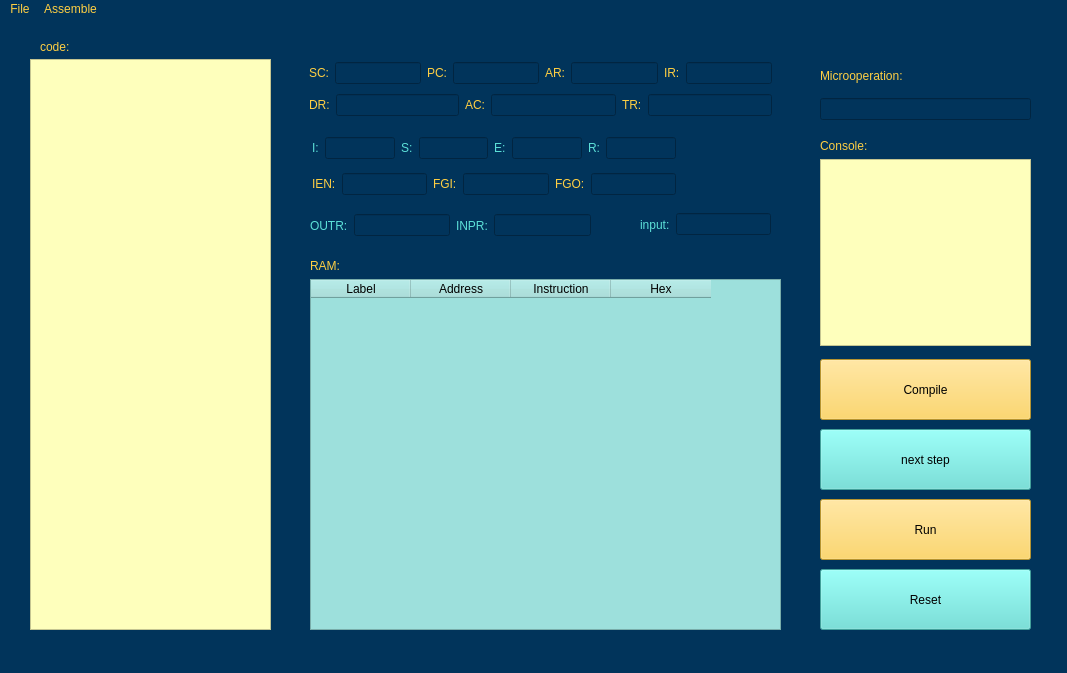
<?xml version="1.0" encoding="UTF-8"?>
<ui version="4.0">
 <class>MainWindow</class>
 <widget class="QMainWindow" name="MainWindow">
  <property name="geometry">
   <rect>
    <x>0</x>
    <y>0</y>
    <width>1067</width>
    <height>673</height>
   </rect>
  </property>
  <property name="windowTitle">
   <string>MainWindow</string>
  </property>
  <property name="styleSheet">
   <string notr="true">background-color: rgb(1, 52, 91);
font: 75 9pt &quot;MS Shell Dlg 2&quot;;
font: 75 10pt &quot;MS Shell Dlg 2&quot;;
color: rgb(255, 207, 67);
gridline-color: rgb(92, 224, 216);
border-color: rgb(92, 224, 216);</string>
  </property>
  <widget class="QWidget" name="centralwidget">
   <widget class="QTextEdit" name="code_txtedit">
    <property name="geometry">
     <rect>
      <x>30</x>
      <y>40</y>
      <width>241</width>
      <height>571</height>
     </rect>
    </property>
    <property name="styleSheet">
     <string notr="true">background-color: rgb(254, 255, 188);
color: rgb(0, 0, 0);</string>
    </property>
   </widget>
   <widget class="QFrame" name="frame">
    <property name="geometry">
     <rect>
      <x>300</x>
      <y>30</y>
      <width>481</width>
      <height>81</height>
     </rect>
    </property>
    <layout class="QVBoxLayout" name="verticalLayout">
     <item>
      <layout class="QHBoxLayout" name="horizontalLayout_5">
       <item>
        <layout class="QHBoxLayout" name="horizontalLayout_2">
         <item>
          <widget class="QLabel" name="label">
           <property name="text">
            <string>SC:</string>
           </property>
          </widget>
         </item>
         <item>
          <widget class="QLineEdit" name="SC_lineedit"/>
         </item>
        </layout>
       </item>
       <item>
        <layout class="QHBoxLayout" name="horizontalLayout">
         <item>
          <widget class="QLabel" name="label_2">
           <property name="text">
            <string>PC:</string>
           </property>
          </widget>
         </item>
         <item>
          <widget class="QLineEdit" name="PC_lineedit"/>
         </item>
        </layout>
       </item>
       <item>
        <layout class="QHBoxLayout" name="horizontalLayout_3">
         <item>
          <widget class="QLabel" name="label_3">
           <property name="text">
            <string>AR:</string>
           </property>
          </widget>
         </item>
         <item>
          <widget class="QLineEdit" name="AR_lineedit"/>
         </item>
        </layout>
       </item>
       <item>
        <layout class="QHBoxLayout" name="horizontalLayout_4">
         <item>
          <widget class="QLabel" name="label_4">
           <property name="text">
            <string>IR:</string>
           </property>
          </widget>
         </item>
         <item>
          <widget class="QLineEdit" name="IR_lineedit"/>
         </item>
        </layout>
       </item>
      </layout>
     </item>
     <item>
      <layout class="QHBoxLayout" name="horizontalLayout_9">
       <item>
        <layout class="QHBoxLayout" name="horizontalLayout_6">
         <item>
          <widget class="QLabel" name="label_5">
           <property name="text">
            <string>DR:</string>
           </property>
          </widget>
         </item>
         <item>
          <widget class="QLineEdit" name="DR_lineedit"/>
         </item>
        </layout>
       </item>
       <item>
        <layout class="QHBoxLayout" name="horizontalLayout_7">
         <item>
          <widget class="QLabel" name="label_6">
           <property name="text">
            <string>AC:</string>
           </property>
          </widget>
         </item>
         <item>
          <widget class="QLineEdit" name="AC_lineedit"/>
         </item>
        </layout>
       </item>
       <item>
        <layout class="QHBoxLayout" name="horizontalLayout_8">
         <item>
          <widget class="QLabel" name="label_7">
           <property name="text">
            <string>TR:</string>
           </property>
          </widget>
         </item>
         <item>
          <widget class="QLineEdit" name="TR_lineedit"/>
         </item>
        </layout>
       </item>
      </layout>
     </item>
    </layout>
   </widget>
   <widget class="QPushButton" name="compile_pbtn">
    <property name="geometry">
     <rect>
      <x>820</x>
      <y>340</y>
      <width>211</width>
      <height>61</height>
     </rect>
    </property>
    <property name="styleSheet">
     <string notr="true">background-color: rgb(255, 207, 67);

color: rgb(0, 0, 0);</string>
    </property>
    <property name="text">
     <string>Compile</string>
    </property>
   </widget>
   <widget class="QPushButton" name="next_pbtn">
    <property name="geometry">
     <rect>
      <x>820</x>
      <y>410</y>
      <width>211</width>
      <height>61</height>
     </rect>
    </property>
    <property name="styleSheet">
     <string notr="true">background-color: rgb(92, 224, 216);
color: rgb(0, 0, 0);
font: 75 10pt &quot;MS Shell Dlg 2&quot;;</string>
    </property>
    <property name="text">
     <string>next step</string>
    </property>
   </widget>
   <widget class="QPushButton" name="run_pbtn">
    <property name="geometry">
     <rect>
      <x>820</x>
      <y>480</y>
      <width>211</width>
      <height>61</height>
     </rect>
    </property>
    <property name="styleSheet">
     <string notr="true">background-color: rgb(255, 207, 67);
color: rgb(0, 0, 0);</string>
    </property>
    <property name="text">
     <string>Run</string>
    </property>
   </widget>
   <widget class="QPushButton" name="reset_pbtn">
    <property name="geometry">
     <rect>
      <x>820</x>
      <y>550</y>
      <width>211</width>
      <height>61</height>
     </rect>
    </property>
    <property name="styleSheet">
     <string notr="true">background-color: rgb(92, 224, 216);
color: rgb(0, 0, 0);</string>
    </property>
    <property name="text">
     <string>Reset</string>
    </property>
   </widget>
   <widget class="QLabel" name="label_21">
    <property name="geometry">
     <rect>
      <x>40</x>
      <y>20</y>
      <width>55</width>
      <height>16</height>
     </rect>
    </property>
    <property name="text">
     <string>code:</string>
    </property>
   </widget>
   <widget class="QWidget" name="layoutWidget">
    <property name="geometry">
     <rect>
      <x>310</x>
      <y>190</y>
      <width>281</width>
      <height>33</height>
     </rect>
    </property>
    <layout class="QHBoxLayout" name="horizontalLayout_23">
     <item>
      <layout class="QHBoxLayout" name="horizontalLayout_20">
       <item>
        <widget class="QLabel" name="label_16">
         <property name="styleSheet">
          <string notr="true">color: rgb(92, 224, 216);</string>
         </property>
         <property name="text">
          <string>OUTR:</string>
         </property>
        </widget>
       </item>
       <item>
        <widget class="QLineEdit" name="OUTR_lineedit"/>
       </item>
      </layout>
     </item>
     <item>
      <layout class="QHBoxLayout" name="horizontalLayout_21">
       <item>
        <widget class="QLabel" name="label_15">
         <property name="styleSheet">
          <string notr="true">color: rgb(92, 224, 216);</string>
         </property>
         <property name="text">
          <string>INPR:</string>
         </property>
        </widget>
       </item>
       <item>
        <widget class="QLineEdit" name="INPR_lineedit"/>
       </item>
      </layout>
     </item>
    </layout>
   </widget>
   <widget class="QWidget" name="layoutWidget">
    <property name="geometry">
     <rect>
      <x>312</x>
      <y>110</y>
      <width>364</width>
      <height>75</height>
     </rect>
    </property>
    <layout class="QVBoxLayout" name="verticalLayout_3">
     <item>
      <layout class="QHBoxLayout" name="horizontalLayout_14">
       <item>
        <layout class="QHBoxLayout" name="horizontalLayout_10">
         <item>
          <widget class="QLabel" name="label_8">
           <property name="styleSheet">
            <string notr="true">color: rgb(92, 224, 216);</string>
           </property>
           <property name="text">
            <string>I:</string>
           </property>
          </widget>
         </item>
         <item>
          <widget class="QLineEdit" name="I_lineedit"/>
         </item>
        </layout>
       </item>
       <item>
        <layout class="QHBoxLayout" name="horizontalLayout_11">
         <item>
          <widget class="QLabel" name="label_9">
           <property name="styleSheet">
            <string notr="true">color: rgb(92, 224, 216);</string>
           </property>
           <property name="text">
            <string>S:</string>
           </property>
          </widget>
         </item>
         <item>
          <widget class="QLineEdit" name="S_lineedit"/>
         </item>
        </layout>
       </item>
       <item>
        <layout class="QHBoxLayout" name="horizontalLayout_12">
         <item>
          <widget class="QLabel" name="label_10">
           <property name="styleSheet">
            <string notr="true">color: rgb(92, 224, 216);</string>
           </property>
           <property name="text">
            <string>E:</string>
           </property>
          </widget>
         </item>
         <item>
          <widget class="QLineEdit" name="E_lineedit"/>
         </item>
        </layout>
       </item>
       <item>
        <layout class="QHBoxLayout" name="horizontalLayout_13">
         <item>
          <widget class="QLabel" name="label_11">
           <property name="styleSheet">
            <string notr="true">color: rgb(92, 224, 216);</string>
           </property>
           <property name="text">
            <string>R:</string>
           </property>
          </widget>
         </item>
         <item>
          <widget class="QLineEdit" name="R_lineedit"/>
         </item>
        </layout>
       </item>
      </layout>
     </item>
     <item>
      <layout class="QHBoxLayout" name="horizontalLayout_15">
       <item>
        <layout class="QHBoxLayout" name="horizontalLayout_16">
         <item>
          <widget class="QLabel" name="label_12">
           <property name="text">
            <string>IEN:</string>
           </property>
          </widget>
         </item>
         <item>
          <widget class="QLineEdit" name="IE_lineedit"/>
         </item>
        </layout>
       </item>
       <item>
        <layout class="QHBoxLayout" name="horizontalLayout_17">
         <item>
          <widget class="QLabel" name="label_13">
           <property name="text">
            <string>FGI:</string>
           </property>
          </widget>
         </item>
         <item>
          <widget class="QLineEdit" name="FGI_lineedit"/>
         </item>
        </layout>
       </item>
       <item>
        <layout class="QHBoxLayout" name="horizontalLayout_18">
         <item>
          <widget class="QLabel" name="label_14">
           <property name="text">
            <string>FGO:</string>
           </property>
          </widget>
         </item>
         <item>
          <widget class="QLineEdit" name="FGO_lineedit">
           <property name="styleSheet">
            <string notr="true">border-color: rgb(92, 224, 216);</string>
           </property>
          </widget>
         </item>
        </layout>
       </item>
       <item>
        <layout class="QHBoxLayout" name="horizontalLayout_19"/>
       </item>
      </layout>
     </item>
    </layout>
   </widget>
   <widget class="QWidget" name="layoutWidget">
    <property name="geometry">
     <rect>
      <x>640</x>
      <y>190</y>
      <width>131</width>
      <height>31</height>
     </rect>
    </property>
    <layout class="QHBoxLayout" name="horizontalLayout_22">
     <item>
      <widget class="QLabel" name="label_17">
       <property name="styleSheet">
        <string notr="true">color: rgb(92, 224, 216);</string>
       </property>
       <property name="text">
        <string>input:</string>
       </property>
      </widget>
     </item>
     <item>
      <widget class="QLineEdit" name="input_lineedit"/>
     </item>
    </layout>
   </widget>
   <widget class="QWidget" name="layoutWidget">
    <property name="geometry">
     <rect>
      <x>820</x>
      <y>120</y>
      <width>211</width>
      <height>207</height>
     </rect>
    </property>
    <layout class="QVBoxLayout" name="verticalLayout_5">
     <item>
      <widget class="QLabel" name="label_19">
       <property name="text">
        <string>Console:</string>
       </property>
      </widget>
     </item>
     <item>
      <widget class="QTextBrowser" name="console_txt">
       <property name="styleSheet">
        <string notr="true">background-color: rgb(254, 255, 188);
color: rgb(0, 0, 0);</string>
       </property>
      </widget>
     </item>
    </layout>
   </widget>
   <widget class="QWidget" name="layoutWidget">
    <property name="geometry">
     <rect>
      <x>310</x>
      <y>240</y>
      <width>471</width>
      <height>371</height>
     </rect>
    </property>
    <layout class="QVBoxLayout" name="verticalLayout_6">
     <item>
      <widget class="QLabel" name="label_20">
       <property name="text">
        <string>RAM:</string>
       </property>
      </widget>
     </item>
     <item>
      <widget class="QTableWidget" name="RAM">
       <property name="styleSheet">
        <string notr="true">background-color: rgb(157, 224, 220);
color: rgb(0, 0, 0);</string>
       </property>
       <property name="alternatingRowColors">
        <bool>true</bool>
       </property>
       <column>
        <property name="text">
         <string>Label</string>
        </property>
       </column>
       <column>
        <property name="text">
         <string>Address</string>
        </property>
       </column>
       <column>
        <property name="text">
         <string>Instruction</string>
        </property>
       </column>
       <column>
        <property name="text">
         <string>Hex</string>
        </property>
       </column>
      </widget>
     </item>
    </layout>
   </widget>
   <widget class="QWidget" name="layoutWidget">
    <property name="geometry">
     <rect>
      <x>820</x>
      <y>40</y>
      <width>211</width>
      <height>61</height>
     </rect>
    </property>
    <layout class="QVBoxLayout" name="verticalLayout_4">
     <item>
      <widget class="QLabel" name="label_18">
       <property name="text">
        <string>Microoperation:</string>
       </property>
      </widget>
     </item>
     <item>
      <widget class="QLineEdit" name="ope_line">
       <property name="styleSheet">
        <string notr="true">color: rgb(255, 255, 255);</string>
       </property>
      </widget>
     </item>
    </layout>
   </widget>
  </widget>
  <widget class="QStatusBar" name="statusbar"/>
  <widget class="QMenuBar" name="menubar">
   <property name="geometry">
    <rect>
     <x>0</x>
     <y>0</y>
     <width>1067</width>
     <height>26</height>
    </rect>
   </property>
   <widget class="QMenu" name="menuFile">
    <property name="title">
     <string>File</string>
    </property>
    <addaction name="actionNew"/>
    <addaction name="actionOpen"/>
    <addaction name="actionSave"/>
    <addaction name="actionSave_As"/>
   </widget>
   <widget class="QMenu" name="menuAssemble">
    <property name="title">
     <string>Assemble</string>
    </property>
    <addaction name="actionCompile"/>
    <addaction name="actionRun"/>
   </widget>
   <addaction name="menuFile"/>
   <addaction name="menuAssemble"/>
  </widget>
  <action name="actionNew">
   <property name="icon">
    <iconset>
     <normalon>:/icon/icon-bg/new-file.png</normalon>
    </iconset>
   </property>
   <property name="text">
    <string>New</string>
   </property>
   <property name="shortcutContext">
    <enum>Qt::WindowShortcut</enum>
   </property>
  </action>
  <action name="actionOpen">
   <property name="icon">
    <iconset>
     <normalon>:/icon/icon-bg/open.png</normalon>
    </iconset>
   </property>
   <property name="text">
    <string>Open</string>
   </property>
  </action>
  <action name="actionSave">
   <property name="icon">
    <iconset>
     <normalon>:/icon/icon-bg/diskette.png</normalon>
    </iconset>
   </property>
   <property name="text">
    <string>Save</string>
   </property>
  </action>
  <action name="actionSave_As">
   <property name="icon">
    <iconset>
     <normalon>:/icon/icon-bg/save.png</normalon>
    </iconset>
   </property>
   <property name="text">
    <string>Save As</string>
   </property>
  </action>
  <action name="actionCompile">
   <property name="icon">
    <iconset>
     <normalon>:/icon/icon-bg/record.png</normalon>
    </iconset>
   </property>
   <property name="text">
    <string>Compile</string>
   </property>
  </action>
  <action name="actionRun">
   <property name="icon">
    <iconset>
     <normalon>:/icon/icon-bg/play-button.png</normalon>
    </iconset>
   </property>
   <property name="text">
    <string>Run</string>
   </property>
  </action>
 </widget>
 <resources/>
 <connections/>
</ui>
